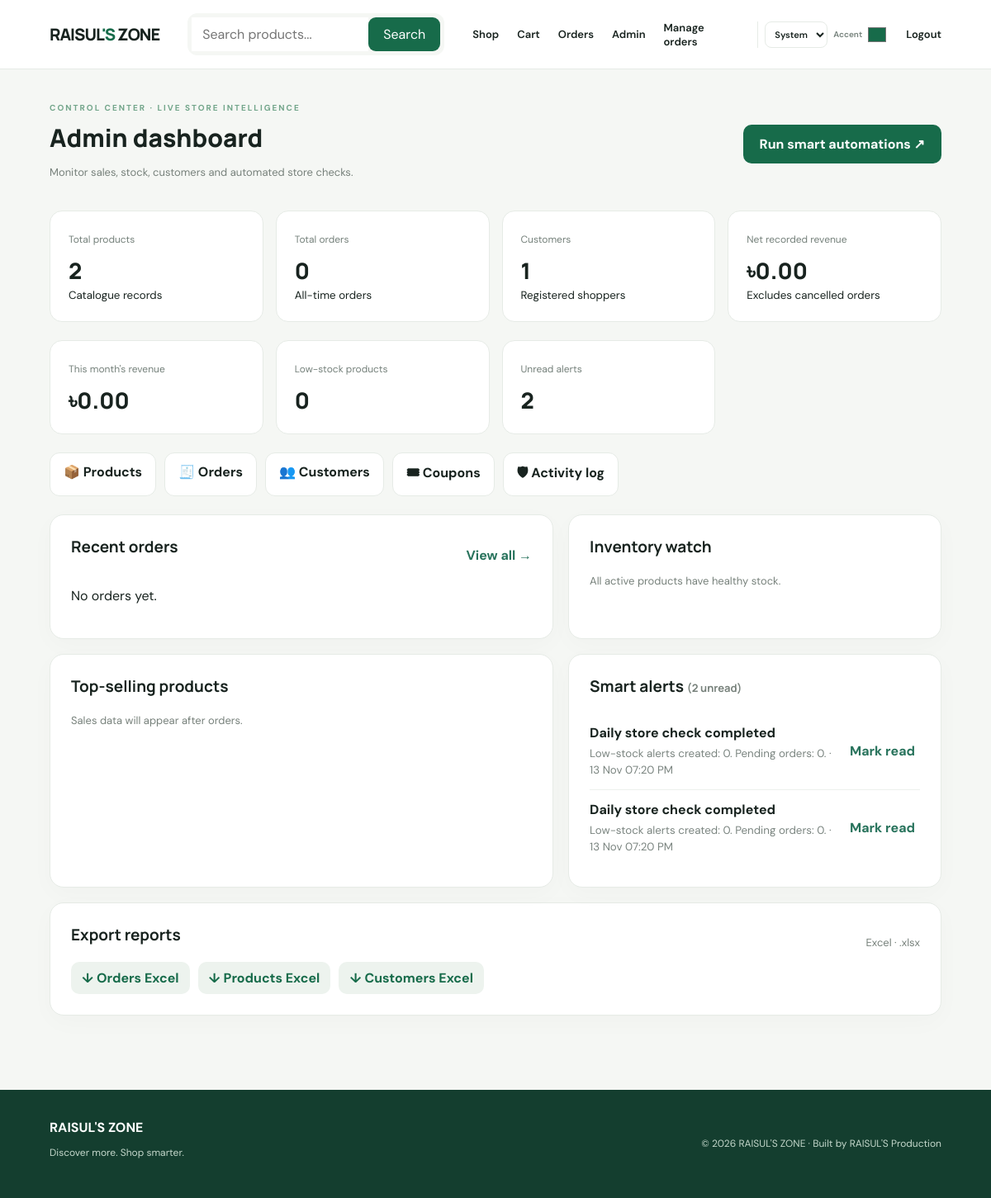
The page /admin/ (signed in) on the database its author committed.
### app/models.py (models this page shows)
class AdminNotification(db.Model):
    id = db.Column(db.Integer, primary_key=True)
    title = db.Column(db.String(160), nullable=False)
    message = db.Column(db.Text, nullable=False)
    kind = db.Column(db.String(30), default='info')
    is_read = db.Column(db.Boolean, default=False)
    created_at = db.Column(db.DateTime, default=datetime.utcnow)

### app/admin.py (the view)
@admin.route('/')
@login_required
def dashboard():
    admin_required()
    all_orders = Order.query.order_by(Order.created_at.desc()).all()
    low_stock = Product.query.filter(Product.active.is_(True), Product.stock <= 5).order_by(Product.stock.asc()).all()
    unread = AdminNotification.query.filter_by(is_read=False).count()
    month_start = datetime.utcnow().replace(day=1, hour=0, minute=0, second=0, microsecond=0)
    month_revenue = db.session.query(func.coalesce(func.sum(Order.total), 0)).filter(Order.created_at >= month_start, Order.status != 'Cancelled').scalar()
    best_sellers = db.session.query(OrderItem.product_name, func.sum(OrderItem.quantity).label('sold')).group_by(OrderItem.product_name).order_by(func.sum(OrderItem.quantity).desc()).limit(5).all()
    return render_template('admin.html', products=Product.query.count(), orders=len(all_orders),
        customers=User.query.filter_by(role='customer').count(),
        revenue=sum((Decimal(str(o.total)) for o in all_orders if o.status != 'Cancelled'), Decimal('0')),
        month_revenue=month_revenue, recent_orders=all_orders[:8], low_stock=low_stock,
        best_sellers=best_sellers, unread=unread, notifications=AdminNotification.query.order_by(AdminNotification.created_at.desc()).limit(6).all())

### app/admin.py (called while the page is built)
def admin_required():
    if not current_user.is_authenticated or current_user.role != "admin": abort(403)

### app/models.py (called while the page is built)
@login_manager.user_loader
def load_user(user_id):
    return db.session.get(User, int(user_id))

### app/templates/admin.html
{% extends 'base.html' %}{% block content %}
<div class="page-heading admin-heading"><div><span class="eyebrow">CONTROL CENTER · LIVE STORE INTELLIGENCE</span><h1>Admin dashboard</h1><p class="muted">Monitor sales, stock, customers and automated store checks.</p></div><form method="post" action="{{ url_for('admin.run_automations') }}"><input type="hidden" name="csrf_token" value="{{ csrf_token() }}"><button class="button">Run smart automations ↗</button></form></div>
<div class="stats-grid"><div class="stat-card"><span>Total products</span><strong>{{ products }}</strong><small>Catalogue records</small></div><div class="stat-card"><span>Total orders</span><strong>{{ orders }}</strong><small>All-time orders</small></div><div class="stat-card"><span>Customers</span><strong>{{ customers }}</strong><small>Registered shoppers</small></div><div class="stat-card"><span>Net recorded revenue</span><strong>৳{{ '%.2f'|format(revenue) }}</strong><small>Excludes cancelled orders</small></div></div>
<div class="stats-grid compact-stats"><div class="stat-card"><span>This month's revenue</span><strong>৳{{ '%.2f'|format(month_revenue) }}</strong></div><div class="stat-card"><span>Low-stock products</span><strong>{{ low_stock|length }}</strong></div><div class="stat-card"><span>Unread alerts</span><strong>{{ unread }}</strong></div></div>
<div class="admin-shortcuts"><a href="{{ url_for('admin.products') }}">📦 Products</a><a href="{{ url_for('admin.orders') }}">🧾 Orders</a><a href="{{ url_for('admin.customers') }}">👥 Customers</a><a href="{{ url_for('admin.coupons') }}">🎟 Coupons</a><a href="{{ url_for('admin.activity') }}">🛡 Activity log</a></div>
<div class="admin-columns"><section class="panel"><div class="section-title-row"><h2>Recent orders</h2><a href="{{ url_for('admin.orders') }}">View all →</a></div>{% for o in recent_orders %}<div class="order-row"><div><strong>#{{ o.id }} · {{ o.customer_name }}</strong><small>{{ o.phone }} · {{ o.created_at.strftime('%d %b %Y') }}</small></div><form method="post" action="{{ url_for('admin.update_order', order_id=o.id) }}"><input type="hidden" name="csrf_token" value="{{ csrf_token() }}"><select name="status">{% for s in ['Pending','Processing','Shipped','Delivered','Cancelled'] %}<option {% if o.status == s %}selected{% endif %}>{{ s }}</option>{% endfor %}</select><button class="button secondary">Save</button></form><strong>৳{{ '%.2f'|format(o.total) }}</strong></div>{% else %}<p>No orders yet.</p>{% endfor %}</section>
<section class="panel"><h2>Inventory watch</h2>{% for p in low_stock %}<div class="order-row"><div><strong>{{ p.name }}</strong><small>Restock recommended</small></div><span class="stock-warning">{{ p.stock }} left</span></div>{% else %}<p class="muted">All active products have healthy stock.</p>{% endfor %}</section></div>
<div class="admin-columns"><section class="panel"><h2>Top-selling products</h2>{% for name,sold in best_sellers %}<div class="order-row"><strong>{{ name }}</strong><span>{{ sold }} sold</span></div>{% else %}<p class="muted">Sales data will appear after orders.</p>{% endfor %}</section><section class="panel"><h2>Smart alerts <span class="muted">({{ unread }} unread)</span></h2>{% for n in notifications %}<div class="notification-row"><div><strong>{{ n.title }}</strong><small>{{ n.message }} · {{ n.created_at.strftime('%d %b %I:%M %p') }}</small></div>{% if not n.is_read %}<form method="post" action="{{ url_for('admin.read_notification', notification_id=n.id) }}"><input type="hidden" name="csrf_token" value="{{ csrf_token() }}"><button class="text-button">Mark read</button></form>{% endif %}</div>{% else %}<p class="muted">No alerts yet. Run smart automations to check inventory.</p>{% endfor %}</section></div>
<section class="panel"><div class="section-title-row"><h2>Export reports</h2><span class="muted">Excel · .xlsx</span></div><div class="export-links"><a class="button secondary" href="{{ url_for('admin.export',kind='orders') }}">↓ Orders Excel</a><a class="button secondary" href="{{ url_for('admin.export',kind='products') }}">↓ Products Excel</a><a class="button secondary" href="{{ url_for('admin.export',kind='customers') }}">↓ Customers Excel</a></div></section>
{% endblock %}

### app/static/css/style.css (style rules this page uses)
:root { --ink:#18231f;--muted:#75817b;--paper:#f5f7f4;--white:#fff;--green:#176b4a;--lime:#c8f169;--line:#e6ebe6;--shadow:0 18px 50px rgba(22,48,35,.08) }
* { box-sizing:border-box }
html { scroll-behavior:smooth }
body { margin:0;background:var(--paper);color:var(--ink);font-family:'DM Sans',sans-serif }
a { color:inherit;text-decoration:none }
button,input,textarea,select { font:inherit }
.eyebrow { font-size:10px;font-weight:700;letter-spacing:2px;color:#72a58a }
.button { display:inline-flex;justify-content:center;align-items:center;background:var(--green);color:#fff;border:0;border-radius:10px;padding:13px 20px;font-weight:700;cursor:pointer;transition:.2s }
.button.secondary { background:#edf3ee;color:var(--green);padding:9px 13px }
.section-head h2,.page-heading h1 { font:800 30px Manrope;margin:7px 0 }
.page-heading { margin:15px 0 25px }
.panel { background:#fff;border:1px solid var(--line);border-radius:17px;padding:25px;box-shadow:0 8px 30px #102c1a06 }
.panel h2 { font:700 19px Manrope;margin:0 0 20px }
.muted { color:var(--muted);font-size:13px }
.stats-grid { display:grid;grid-template-columns:repeat(4,1fr);gap:15px;margin-bottom:22px }
.stat-card { background:white;border:1px solid var(--line);padding:22px;border-radius:15px }
.stat-card span { font-size:12px;color:var(--muted) }
.stat-card strong { display:block;font:800 27px Manrope;margin-top:10px }
.admin-heading { display:flex;justify-content:space-between;align-items:center }
.compact-stats { margin-top:14px }
.admin-shortcuts { display:flex;flex-wrap:wrap;gap:10px;margin:22px 0 }
.admin-shortcuts a { padding:12px 16px;border:1px solid var(--line,#e5e9e6);border-radius:12px;background:#fff;color:inherit;text-decoration:none;font-weight:650 }
.admin-columns { display:grid;grid-template-columns:1.35fr 1fr;gap:18px;margin:18px 0 }
.section-title-row { display:flex;align-items:center;justify-content:space-between;gap:12px }
.section-title-row a,.text-button { color:#28735c;font-weight:700;text-decoration:none }
.notification-row { display:flex;justify-content:space-between;align-items:center;gap:12px;padding:13px 0;border-bottom:1px solid #edf0ed }
.notification-row:last-child { border:0 }
.notification-row small,.product-edit small { display:block;color:#7b8580;margin-top:5px;line-height:1.5 }
.text-button { border:0;background:none;cursor:pointer;white-space:nowrap }
.export-links { display:flex;flex-wrap:wrap;gap:10px }
.muted { color:#77817b }
.admin-heading form { margin:0 }
:root { color-scheme:light;--focus:color-mix(in srgb,var(--green) 28%,transparent) }
body { background:var(--paper);color:var(--ink) }
.topbar,.panel,.stat-card,.product-card,.auth-card,.empty-state,.admin-shortcuts a { background:var(--white);color:var(--ink) }

### rows shown on the page
AdminNotification: title "Daily store check completed", message "Low-stock alerts created: 0. Pending orders: 0.", created_at "13 Nov 07:20 PM"
AdminNotification: title "Daily store check completed", message "Low-stock alerts created: 0. Pending orders: 0.", created_at "13 Nov 07:20 PM"

### other values the page prints
{{ products }} "2"
{{ orders }} "0"
{{ customers }} "1"
{{ '%.2f'|format(revenue) }} "0.00"
{{ '%.2f'|format(month_revenue) }} "0.00"
{{ low_stock|length }} "0"
{{ unread }} "2"
{{ 2026 }} "2026"
